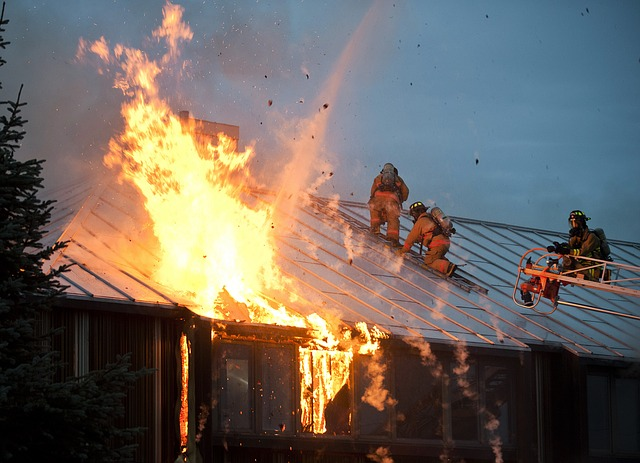
#> input picture APConv_Finaldata_复现/presentation/images/dataset_sample.jpg, 640 x 463 px; its folder holds only this picture in this run
$ python enhance_dataset.py
#> lines starting #> are read from the running program, lines starting #| are printed output that depends on the picture
#> in prepare_dataset, image is the input picture: shape (463, 640, 3); mean B, G, R 95.1, 102.2, 110.9
"""Create CLAHE + contrast-stretched image copies and a matching YOLO data YAML."""

from __future__ import annotations

import argparse
import shutil
from pathlib import Path

import cv2
import numpy as np
import yaml


def enhance_image(image: np.ndarray, clip_limit: float = 2.0, tile_grid: int = 8) -> np.ndarray:
    """Apply per-channel min-max contrast stretching followed by CLAHE on luminance.

    Input and output use OpenCV's BGR uint8 layout. The paper reports the CLAHE+CS
    combination but its public repository does not specify all preprocessing
    parameters; these defaults are recorded as this reproduction's choices.
    """
#> called with clip_limit = 2, tile_grid = 8
    if image.dtype != np.uint8 or image.ndim != 3 or image.shape[2] != 3:
        raise ValueError("Expected a three-channel uint8 BGR image")

    source = image.astype(np.float32)
    lows = source.min(axis=(0, 1), keepdims=True)
#> lows = [[0, 0, 0]]
    highs = source.max(axis=(0, 1), keepdims=True)
#> highs = [[255, 255, 255]]
    span = highs - lows
#> span = [[255, 255, 255]]
    stretched = np.where(span > 0, (source - lows) * (255.0 / np.maximum(span, 1.0)), source)
    stretched = np.clip(stretched, 0, 255).astype(np.uint8)

    lab = cv2.cvtColor(stretched, cv2.COLOR_BGR2LAB)
#> lab: shape (463, 640, 3); mean of channels 0, 1, 2 109.9, 132, 133.2
    clahe = cv2.createCLAHE(clipLimit=clip_limit, tileGridSize=(tile_grid, tile_grid))
    lab[:, :, 0] = clahe.apply(lab[:, :, 0])
#> lab: shape (463, 640, 3); mean of channels 0, 1, 2 115.2, 132, 133.2
    return cv2.cvtColor(lab, cv2.COLOR_LAB2BGR)
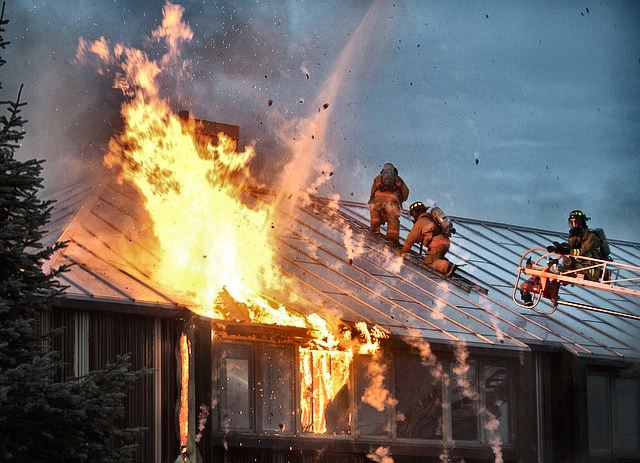
#> returned value: shape (463, 640, 3); mean B, G, R 100.2, 107.2, 115.4


def prepare_dataset(source_root: Path, output_root: Path, clip_limit: float, tile_grid: int) -> Path:
    supported = {".jpg", ".jpeg", ".png", ".bmp"}
    total = 0
    for split in ("train", "valid", "test"):
        image_dir = source_root / split / "images"
        label_dir = source_root / split / "labels"
        output_images = output_root / split / "images"
        output_labels = output_root / split / "labels"
        output_images.mkdir(parents=True, exist_ok=True)
        output_labels.mkdir(parents=True, exist_ok=True)
        for image_path in sorted(p for p in image_dir.iterdir() if p.suffix.lower() in supported):
            image = cv2.imread(str(image_path), cv2.IMREAD_COLOR)
            if image is None:
                raise ValueError(f"Could not read image: {image_path}")
            enhanced = enhance_image(image, clip_limit=clip_limit, tile_grid=tile_grid)
            if not cv2.imwrite(str(output_images / image_path.name), enhanced):
                raise OSError(f"Could not write image: {output_images / image_path.name}")
            total += 1
        for label_path in label_dir.glob("*.txt"):
            shutil.copy2(label_path, output_labels / label_path.name)

    config = {
        "path": str(output_root.resolve()),
        "train": "train/images",
        "val": "valid/images",
        "test": "test/images",
        "nc": 2,
        "names": {0: "Smoke", 1: "Fire"},
    }
    config_path = output_root.parent / "data_clahe_cs.yaml"
    config_path.write_text(yaml.safe_dump(config, sort_keys=False), encoding="utf-8")
    print(f"Enhanced {total} images; wrote {config_path}")
    return config_path


def main() -> None:
    parser = argparse.ArgumentParser(description=__doc__)
    parser.add_argument("--source", type=Path, default=Path(__file__).resolve().parents[1] / "dataset")
    parser.add_argument("--output", type=Path, default=Path(__file__).resolve().parents[1] / "dataset_clahe_cs")
    parser.add_argument("--clip-limit", type=float, default=2.0)
    parser.add_argument("--tile-grid", type=int, default=8)
    args = parser.parse_args()
    prepare_dataset(args.source, args.output, args.clip_limit, args.tile_grid)


if __name__ == "__main__":
    main()
